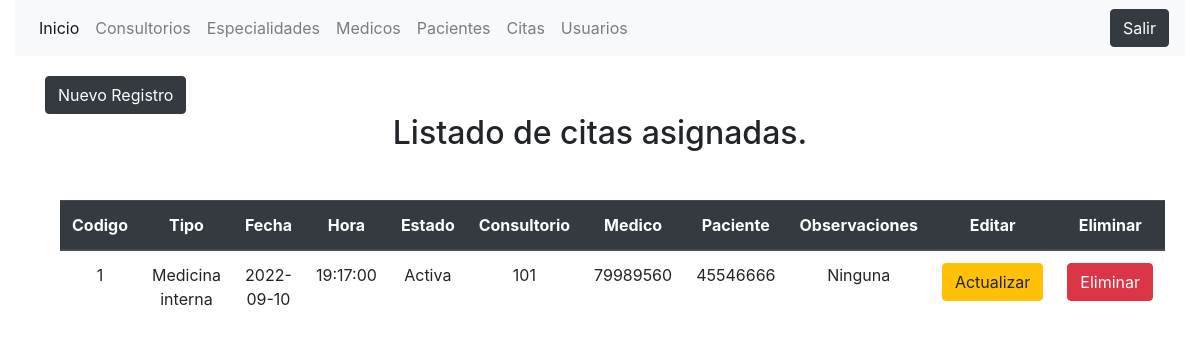
The app's page /controller/controladorcitas.php (signed in) with its own data.
### tables this page shows
CREATE TABLE `citas` (
  `codCita` int(11) NOT NULL,
  `tipoCita` varchar(100) NOT NULL,
  `fechaCita` date NOT NULL,
  `horaCita` time NOT NULL,
  `Estado` varchar(10) NOT NULL,
  `Observaciones` varchar(100) DEFAULT NULL,
  `codConsultorio` int(11) NOT NULL,
  `codMedico` int(11) NOT NULL,
  `codPaciente` int(11) NOT NULL
);

### controller/controladorcitas.php (called while the page is built, shortened)
<?php
require_once '../config/conexion.php';
require_once '../model/citas.php';
require_once '../view/fcitas.php';

### config/conexion.php (called while the page is built, shortened)
<?php
class Conectar{
    function __construct(){
        $this->_bd=new mysqli(server, user, pass, bd);
    }
}

### model/citas.php (called while the page is built, shortened)
<?php
require_once '../config/conexion.php';
class Citas extends Conectar
{
    public function listarCitas()
    {
        $Conexion = "SELECT * FROM citas ORDER BY tipoCita";
        $Resultado = $this->_bd->query($Conexion);
        if ($Resultado->num_rows > 0) {
            while ($row = $Resultado->fetch_assoc()) {
                $Resultset[] = $row;
            }
        }
        return $Resultset;
    }
}

### view/fcitas.php (the view, shortened to what this page needs)
<?php
require_once '../controller/controladorcitas.php';
require_once '../view/header.php';
?>
<div class="container">
  <div class="row">
    <div class="col-md-12 ">
      <div class="modal-format">
        <button type="button" class="btn btn-dark" data-toggle="modal" data-target="#registroC">Nuevo Registro</button>
      </div>
    </div>
  </div>
</div>
<div class="container">
  <div class="row">
    <div class="col-md-12">
      <div class="content" style="text-align:center;">
        <div class="justify-content-center">
          <h2>Listado de citas asignadas.</h2>
          <div class="col-auto mt-5">
            <table class="table">
              <thead class="thead-dark center">
                <tr>
                  <th width="5%">Codigo</th>
                  <th width="10%">Tipo</th>
                  <th width="10%">Fecha</th>
                  <th width="10%">Hora</th>
                  <th width="10%">Estado</th>
                  <th width="10%">Consultorio</th>
                  <th width="40%">Medico</th>
                  <th width="40%">Paciente</th>
                  <th width="20%">Observaciones</th>
                  <th width="10%">Editar</th>
                  <th width="10%">Eliminar</th>
                </tr>
              </thead>
              <?php
              $Objcitas = new Citas();
              $Datos = $Objcitas->listarCitas();
              foreach ($Datos as $key) {
              ?>
                <tr>
              <td><?php echo $key["codCita"]?></td>
              <td><?php echo $key["tipoCita"]?></td>
              <td><?php echo $key["fechaCita"]?></td>
              <td><?php echo $key["horaCita"]?></td>
              <td><?php echo $key["Estado"]?></td>
              <td><?php echo $key["codConsultorio"]?></td>
              <td><?php echo $key["codMedico"]?></td>
              <td><?php echo $key["codPaciente"]?></td>
              <td><?php echo $key["Observaciones"]?></td>
              <td><a href="FactualizarCi.php?id=<?php echo $key['CodCit']?>" class="btn btn-warning">Actualizar</a></td>
              <td><a href=" ../controller/eliminarcitas.php?id=<?php echo $key['codCita'] ?>" class="btn btn-danger">Eliminar</a></td>
          </tr>
              <?php } ?>
            </table>
          </div>
        </div>
      </div>
    </div>
  </div>
</div>
<?php require_once '../view/footer.php'; ?>

### view/css/style.css (style rules this page uses)
.modal-format { padding-top: 20px; }

### records on screen
citas: codCita "1", tipoCita "Medicina interna", fechaCita "2022-09-10", horaCita "19:17:00", Estado "Activa", codConsultorio "101", codMedico "79989560", codPaciente "45546666", Observaciones "Ninguna"
